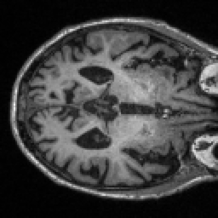
#> input picture samples/mri-sample.png, 218 x 218 px
$ jupyter execute --allow-errors '3D Brain Plot.ipynb'
#> lines starting #> are read from the running program, lines starting #| are printed output that depends on the picture
[cell 1]
import numpy as np

I'll start by loading the available images. They are only four, so I'll load each of them as it's easier to manage them like that.

[cell 2]
from pathlib import Path

basedir = Path("..")

#> (the rest of this cell did not finish here and is left out)

I'll try to plot a slice of the numpy array as a simple image, just to understand what it contains.

[cell 3]
import matplotlib.pyplot as plt

#> (the rest of this cell did not finish here and is left out)

[cell 4]
import cv2

[cell 5]
# [21 lines left out: function find_brain_bounding_box, not called in this run]

[cell 6]
# [8 lines left out: function normalize, not called in this run]

[cell 7]
# [19 lines left out: function resize_to_input_shape, not called in this run]

[cell 8]
from nilearn import plotting
import nibabel as nib

#template = load_mni152_template(resolution=2)
#> (the rest of this cell did not finish here and is left out)

#> (a cell that did not finish here is left out)

[cell 10]
from PIL import Image

fig, ax = plt.subplots(1, 2, figsize=(16,8))

mri_sample = np.asarray(Image.open(basedir / "samples/mri-sample.png").rotate(90))
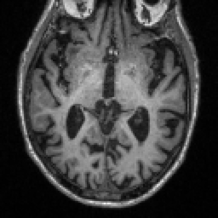
#> mri_sample: shape (218, 218, 4); mean R, G, B, A 63.8, 63.8, 63.8, 255
pet_sample = np.asarray(Image.open(basedir / "samples/pet-sample.png").rotate(-90))
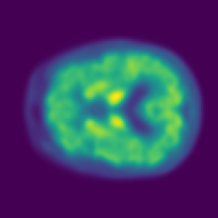
#> input picture samples/pet-sample.png, 218 x 218 px
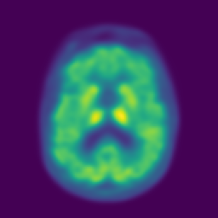
#> pet_sample: shape (218, 218, 4); mean R, G, B, A 64.5, 58.9, 101.9, 255

ax[0].imshow(mri_sample)
ax[1].imshow(pet_sample)
for a, title in zip(ax, ["MRI", "PET"]):
    a.axis('off')
    #a.set_title(f"Example of {title} scan")
plt.tight_layout()
fig.savefig("samples.png", dpi=300, bbox_inches='tight')
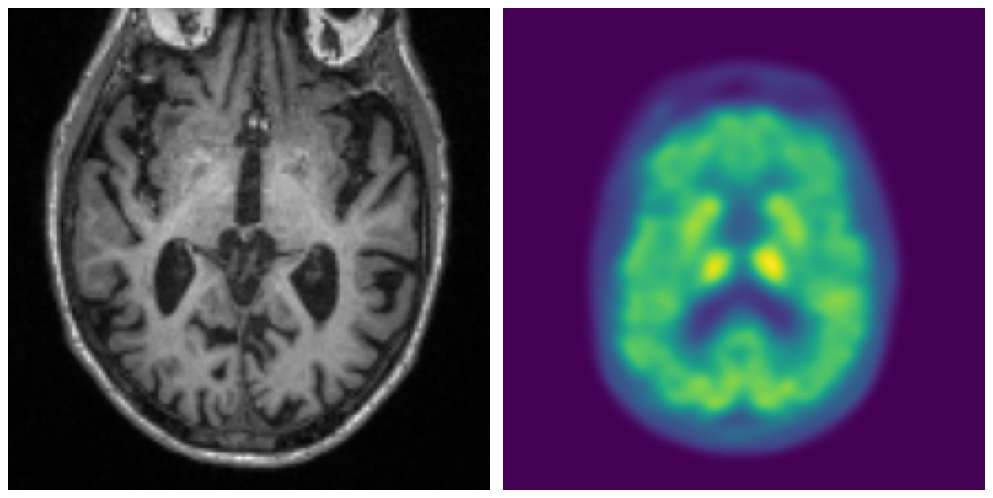
#> figure drawn by matplotlib, 2 panels
plt.show()
